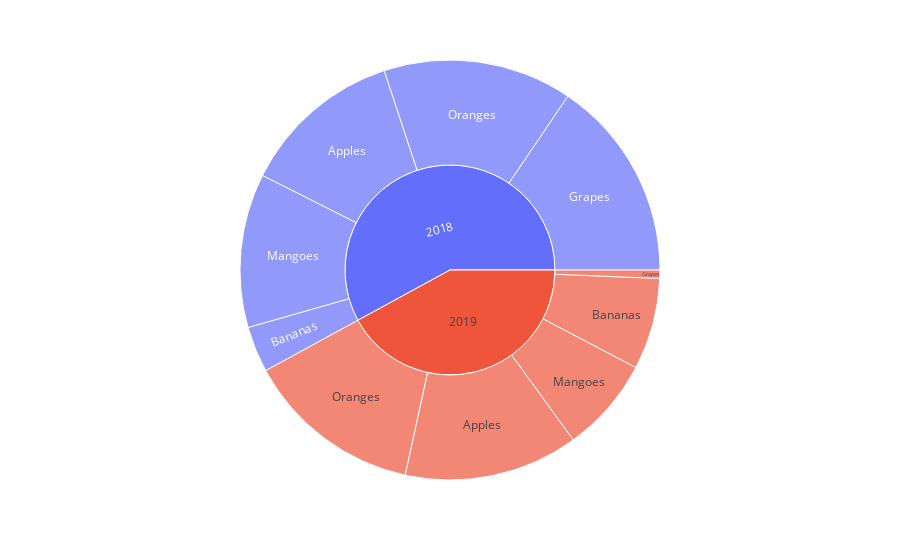

Notebook cell for this chart:
### Code cell
fig4 = px.sunburst(df, path=['Year', 'Fruit'], values='Quantity')
fig4.show()

### Figure 1 — Plotly figure (JSON) as saved in the notebook; plotly's stock layout.template omitted (floating-point values rounded to 4 significant figures)
{"data": [{"branchvalues": "total", "domain": {"x": [0, 1], "y": [0, 1]}, "hovertemplate": "labels=%{label}<br>Quantity=%{value}<br>parent=%{parent}<br>id=%{id}<extra></extra>", "ids": ["2018/Apples", "2019/Apples", "2018/Bananas", "2019/Bananas", "2018/Grapes", "2019/Grapes", "2018/Mangoes", "2019/Mangoes", "2018/Oranges", "2019/Oranges", "2018", "2019"], "labels": ["Apples", "Apples", "Bananas", "Bananas", "Grapes", "Grapes", "Mangoes", "Mangoes", "Oranges", "Oranges", "2018", "2019"], "level": "ec5f4e", "name": "", "parents": ["2018", "2019", "2018", "2019", "2018", "2019", "2018", "2019", "2018", "2019", "", ""], "type": "sunburst", "values": [640, 687, 181, 361, 795, 33, 607, 375, 746, 698, 2969, 2154]}], "layout": {"autosize": true, "legend": {"tracegroupgap": 0}, "margin": {"t": 60}}}
